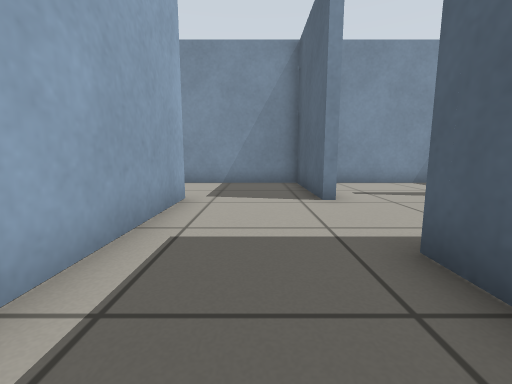
view 1 (above)

21 first-person views from a walk through a Gazebo world. The camera is 0.5 m above the floor, tilts 8° down and sees 90° across. The floor is counted in squares, 0.5 m on a side. Each view is taken from the middle of a square. On the plan, view 1 faces up. The plan holds only what a view shows up to about 11 squares ahead; the rest is blank.

view 2
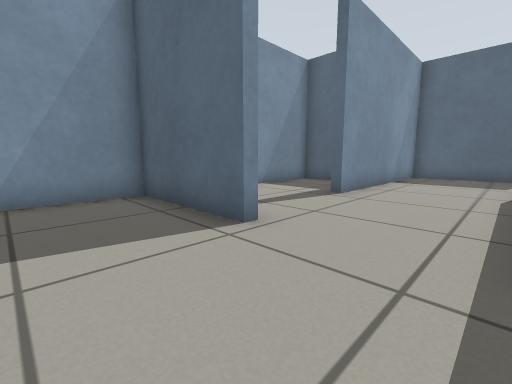

view 3
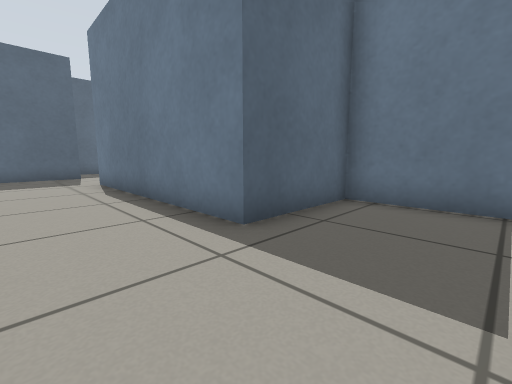

view 4
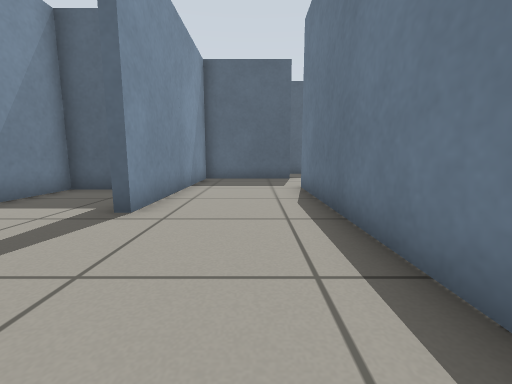

view 5
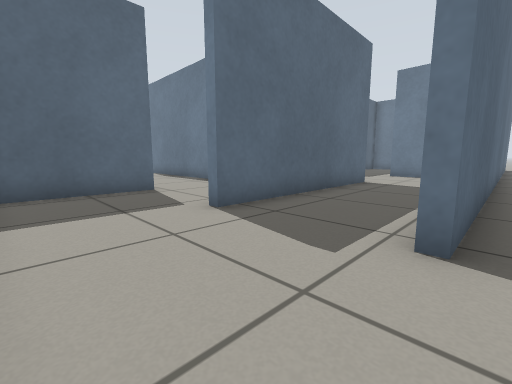

view 6
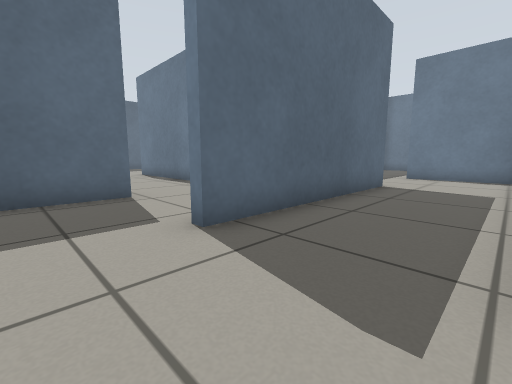

view 7
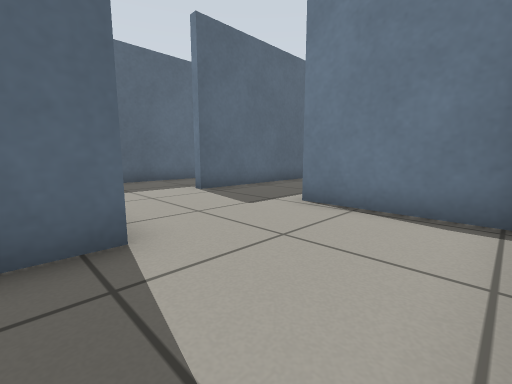

view 8
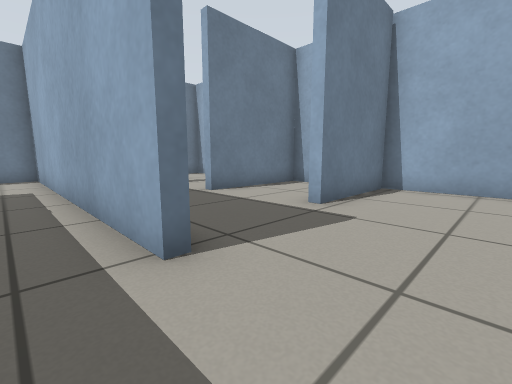

view 9
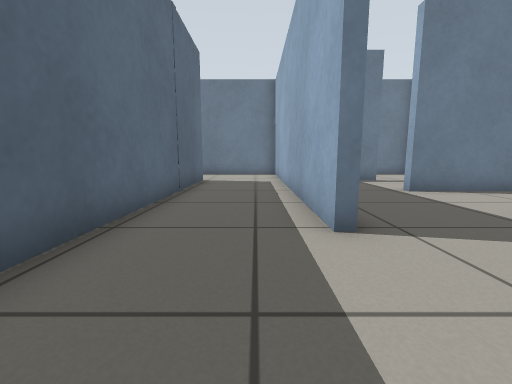

view 10
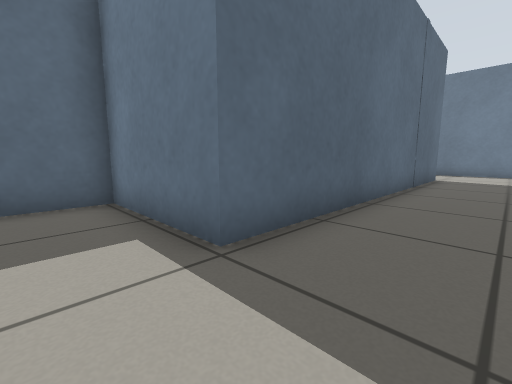

view 11
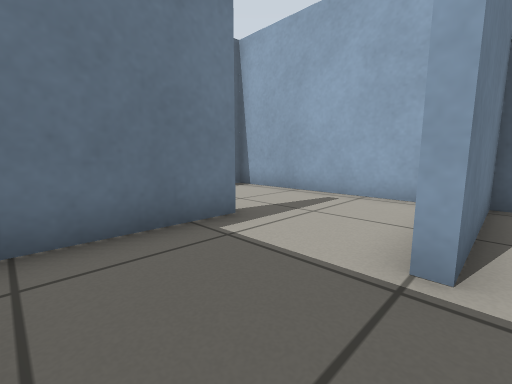

view 12
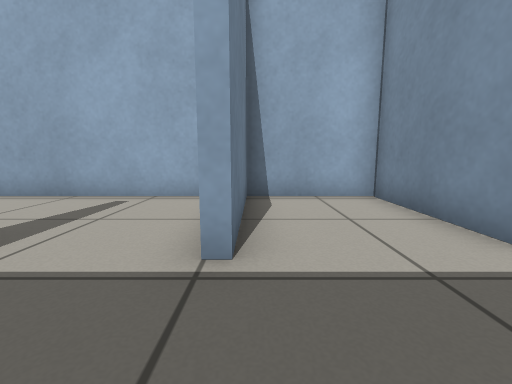

view 13
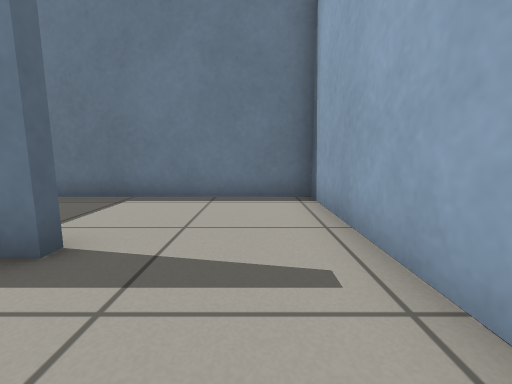

view 14
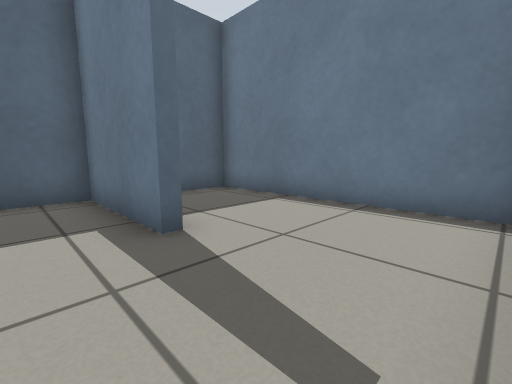

view 15
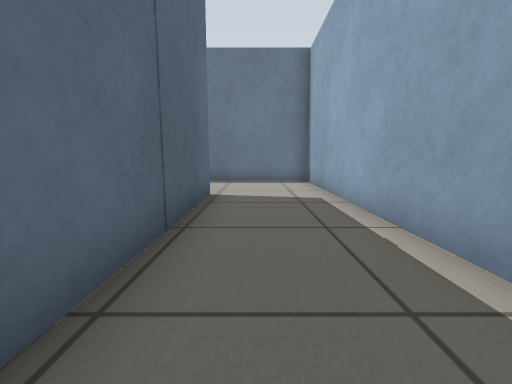

view 16
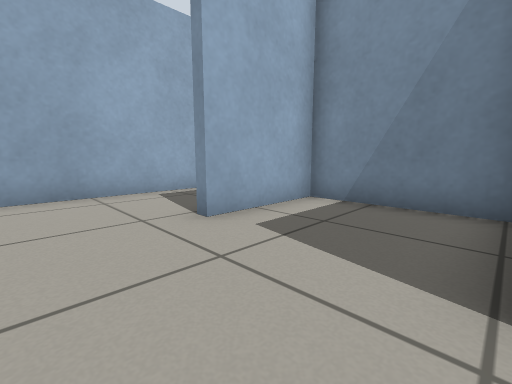

view 17
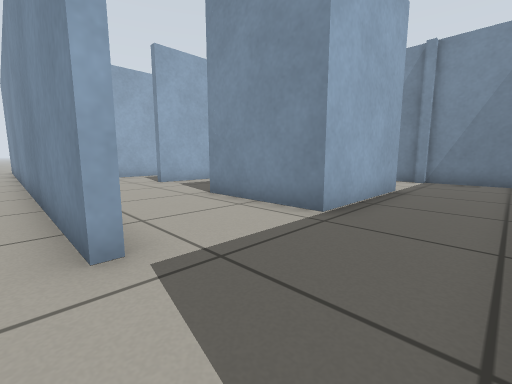

view 18
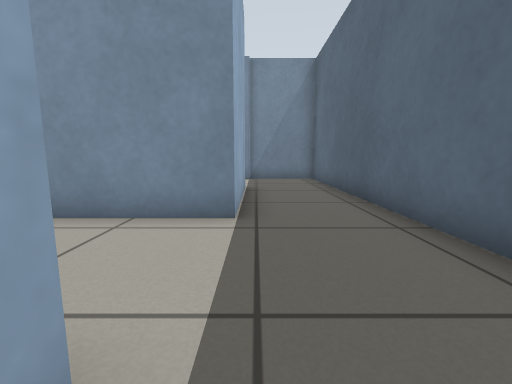

view 19
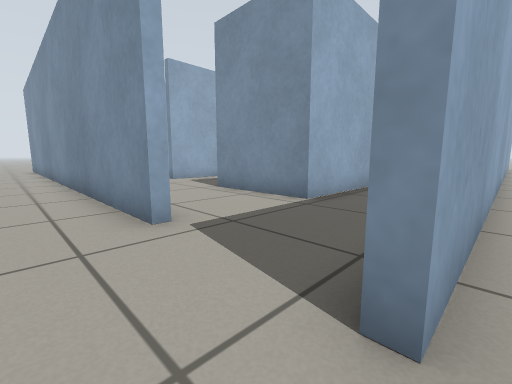

view 20
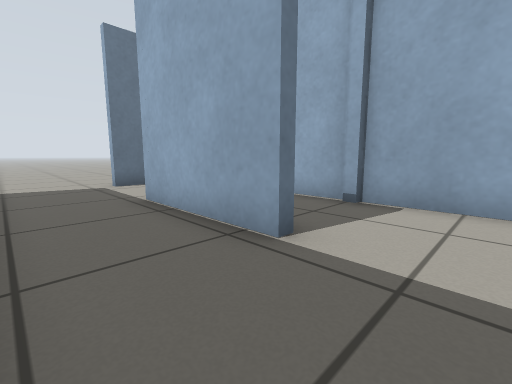

view 21
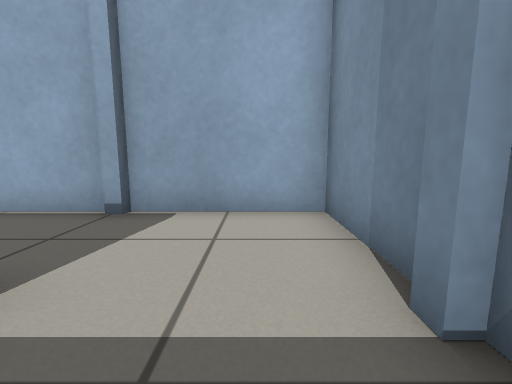

### Floor plan
Points are (right, up) in squares from view 1. A wall is a line through its corners. A room is listed if a view was taken in it or the views show most of it. See-through windows are left out.
Room 1 (views 1, 2, 3, 4)
walls: (-1.7, 6.1) (-1.7, 1.5); (-1.1, -0.7) (1.7, -0.7) (1.7, 2.5)
ways out: opening at (2, 4) to room 10; opening at (0, 6) to room 13
Room 2 (views 5, 6, 7)
walls: (-5.7, 6) (-5.2, 6); (-2, -1) (-2, 6.1); (-5.4, -1.9) (-5.4, -4.8) (-1.6, -4.8); (-1.6, 9.5) (-2.8, 9.5)
ways out: opening at (-6.2, 8.8) to room 8; opening at (-2, 8) to room 13; opening at (-2, -3) to room 14
Room 3 (views 8, 15)
walls: (2, -4.3) (2, -15.2) (5.9, -15.2); (5.5, -11.6) (5.2, -11.6) (5.2, -0.7)
ways out: opening at (3.5, -1) to room 4; opening at (5, -13) to room 7; opening at (2, -3) to room 14
Room 4 (views 9, 10)
walls: (5.2, -0.7) (8.9, -0.7) (8.9, 1.1)
ways out: opening at (3.5, -1) to room 3
Room 5 (views 11, 12)
walls: (-1.8, -5.1) (-5.4, -5.1) (-5.4, -8.2) (-1.4, -8.2); (1.5, -8.5) (1.5, -5.5)
ways out: opening at (0, -8) to room 6; opening at (0, -5) to room 14
Room 6 (views 13, 14)
walls: (-2, -11.4) (1.5, -11.4) (1.5, -10); (-1.4, -8.2) (-1.4, -8.6); (-5.4, -9.4) (-5.4, -11.6); (1.5, -9.5) (1.5, -8.5); (1.7, -10.9) (1.7, -9.9)
ways out: opening at (0, -8) to room 5; opening at (-3.5, -11) to room 12
Room 7 (views 16, 20, 21)
walls: (12.2, -7.9) (12.7, -7.9) (12.7, -11.9) (9.1, -11.9); (15.5, -13.6) (15.5, -4.7) (12.6, -4.7); (11.2, -15.2) (12.4, -15.2); (9.1, -8.6) (5.5, -8.6) (5.5, -11.6)
ways out: opening at (5, -13) to room 3; opening at (14, -15) to room 8; opening at (12, -6.5) to room 15
Room 8 (views 17, 18)
walls: (-5.7, -6.6) (-5.7, 6); (12.4, -15.5) (-0.5, -15.5)
ways out: opening at (-6.2, 8.8) to room 2; opening at (14, -15) to room 7; opening at (16, -16.5) to room 9
Room 9 (view 19)
walls: (15.8, -1.6) (15.8, -15.8)
low walls: (15.9, -15.5) (15.4, -15.5)
ways out: opening at (16, -16.5) to room 8
Room 10 (no view inside)
walls: (12.3, 2.5) (12.3, 6.2) (5.4, 6.2); (1.7, 2.5) (9.2, 2.5)
ways out: opening at (2, 4) to room 1; opening at (4, 6) to room 11
Room 11 (no view inside)
walls: (5.4, 6.2) (5.4, 6.6); (8.6, 8.1) (8.6, 9.5) (3, 9.5)
ways out: opening at (4, 6) to room 10
Room 12 (no view inside)
walls: (-5.4, -11.6) (-5.4, -15.2) (1.5, -15.2) (1.5, -13.6)
ways out: opening at (-3.5, -11) to room 6
Room 13 (no view inside)
walls: (1.5, 5.7) (1.5, 9.5) (-1.6, 9.5)
ways out: opening at (0, 6) to room 1; opening at (-2, 8) to room 2
Room 14 (no view inside)
walls: (1.5, -5.5) (1.5, -4.3)
ways out: opening at (-2, -3) to room 2; opening at (2, -3) to room 3; opening at (0, -5) to room 5
Room 15 (no view inside)
walls: (9.5, -8.6) (9.5, -10.6); (12.5, -4.7) (9.5, -4.7) (9.5, -8.4)
ways out: opening at (12, -6.5) to room 7

Where each view was taken, in squares from view 1:
view 1: 0 up, 0 right, facing up
view 2: 3 up, 1 left, facing up-right
view 3: 5 up, 1 left, facing down-right
view 4: 4 up, 1 right, facing right
view 5: 9 up, 6 left, facing down-right
view 6: 8 up, 5 left, facing down-right
view 7: 0 up, 5 left, facing down-right
view 8: 2 down, 3 right, facing down-left
view 9: 1 down, 3 right, facing down
view 10: 1 up, 3 right, facing down-right
view 11: 8 down, 1 right, facing down-left
view 12: 8 down, 1 right, facing left
view 13: 9 down, 4 left, facing down
view 14: 10 down, 5 left, facing down-right
view 15: 5 down, 4 right, facing down
view 16: 14 down, 9 right, facing up-left
view 17: 16 down, 15 right, facing up-left
view 18: 16 down, 13 right, facing up
view 19: 17 down, 16 right, facing up-left
view 20: 6 down, 15 right, facing down-left
view 21: 6 down, 14 right, facing left
